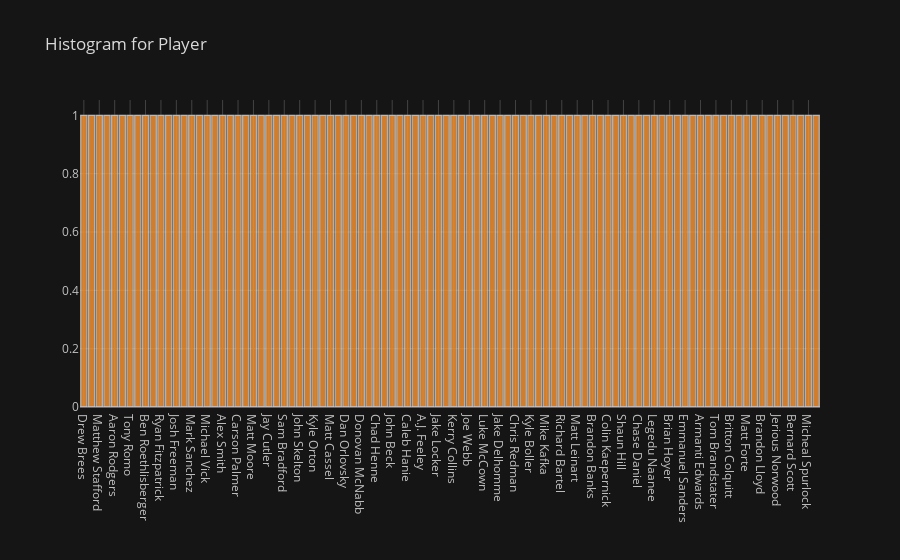
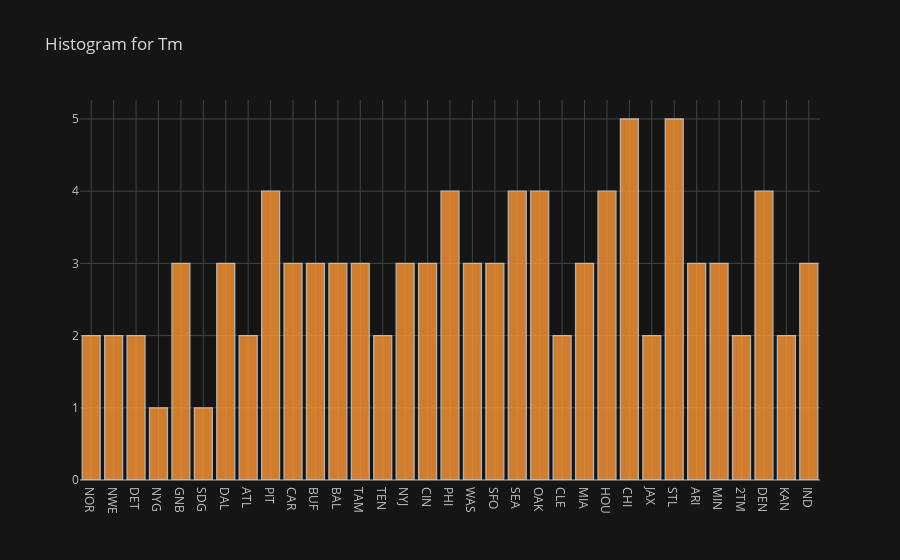

Write notebook code for charts like these, in order.
### Code cell
for variable in s1_disc:
    display(s1[variable].iplot(kind="hist", theme="solar", title=f"Histogram for {variable}"))

### Figure 1 — Plotly figure (JSON) as saved in the notebook; plotly's stock layout.template omitted (floating-point values rounded to 4 significant figures)
{"data": [{"histfunc": "count", "histnorm": "", "marker": {"color": "rgba(255, 153, 51, 1.0)", "line": {"color": "#D9D9D9", "width": 1.3}}, "name": "Player", "opacity": 0.8, "orientation": "v", "type": "histogram", "x": ["Drew Brees", "Tom Brady", "Matthew Stafford", "Eli Manning", "Aaron Rodgers", "Philip Rivers", "Tony Romo", "Matt Ryan", "Ben Roethlisberger", "Cam Newton", "Ryan Fitzpatrick", "Joe Flacco", "Josh Freeman", "Matt Hasselbeck", "Mark Sanchez", "Andy Dalton", "Michael Vick", "Rex Grossman", "Alex Smith", "Tarvaris Jackson", "Carson Palmer", "Colt McCoy", "Matt Moore", "Matt Schaub", "Jay Cutler", "Blaine Gabbert", "Sam Bradford", "Kevin Kolb", "John Skelton", "Christian Ponder", "Kyle Orton", "Tim Tebow", "Matt Cassel", "Curtis Painter", "Dan Orlovsky", "Jason Campbell", "Donovan McNabb", "T.J. Yates", "Chad Henne", "Vince Young", "John Beck", "Tyler Palko", "Caleb Hanie", "Seneca Wallace", "A.J. Feeley", "Kellen Clemens", "Jake Locker", "Matt Flynn", "Kerry Collins", "Josh McCown", "Joe Webb", "Charlie Whitehurst", "Luke McCown", "Josh Johnson", "Jake Delhomme", "Charlie Batch", "Chris Redman", "Stephen McGee", "Kyle Boller", "Bruce Gradkowski", "Mike Kafka", "Jon Kitna", "Richard Bartel", "J.P. Losman", "Matt Leinart", "Sidney Rice", "Brandon Banks", "Jeremy Kerley", "Colin Kaepernick", "Shane Lechler", "Shaun Hill", "Daniel Sepulveda", "Chase Daniel", "Mark Brunell", "Legedu Naanee", "Tyler Thigpen", "Brian Hoyer", "Tyrod Taylor", "Emmanuel Sanders", "David Akers", "Armanti Edwards", "Ray Rice", "Tom Brandstater", "Randall Cobb", "Britton Colquitt", "Eric Decker", "Matt Forte", "Chas Henry", "Brandon Lloyd", "Marshawn Lynch", "Jerious Norwood", "Adam Podlesh", "Bernard Scott", "Brad Smith", "Micheal Spurlock", "Demaryius Thomas"]}], "layout": {"barmode": "overlay", "legend": {"bgcolor": "#151516", "font": {"color": "#D9D9D9"}}, "paper_bgcolor": "#151516", "plot_bgcolor": "#151516", "title": {"font": {"color": "#D9D9D9"}, "text": "Histogram for Player"}, "xaxis": {"gridcolor": "#434343", "showgrid": true, "tickfont": {"color": "#C2C2C2"}, "title": {"font": {"color": "#D9D9D9"}, "text": ""}, "zerolinecolor": "#666570"}, "yaxis": {"gridcolor": "#434343", "showgrid": true, "tickfont": {"color": "#C2C2C2"}, "title": {"font": {"color": "#D9D9D9"}, "text": ""}, "zerolinecolor": "#666570"}}}

### Figure 2 — Plotly figure (JSON) as saved in the notebook; plotly's stock layout.template omitted (floating-point values rounded to 4 significant figures)
{"data": [{"histfunc": "count", "histnorm": "", "marker": {"color": "rgba(255, 153, 51, 1.0)", "line": {"color": "#D9D9D9", "width": 1.3}}, "name": "Tm", "opacity": 0.8, "orientation": "v", "type": "histogram", "x": ["NOR", "NWE", "DET", "NYG", "GNB", "SDG", "DAL", "ATL", "PIT", "CAR", "BUF", "BAL", "TAM", "TEN", "NYJ", "CIN", "PHI", "WAS", "SFO", "SEA", "OAK", "CLE", "MIA", "HOU", "CHI", "JAX", "STL", "ARI", "ARI", "MIN", "2TM", "DEN", "KAN", "IND", "IND", "OAK", "MIN", "HOU", "MIA", "PHI", "WAS", "KAN", "CHI", "CLE", "STL", "STL", "TEN", "GNB", "IND", "CHI", "MIN", "SEA", "JAX", "TAM", "HOU", "PIT", "ATL", "DAL", "OAK", "CIN", "PHI", "DAL", "ARI", "MIA", "HOU", "SEA", "WAS", "NYJ", "SFO", "OAK", "DET", "PIT", "NOR", "NYJ", "CAR", "BUF", "NWE", "BAL", "PIT", "SFO", "CAR", "BAL", "STL", "GNB", "DEN", "DEN", "CHI", "PHI", "2TM", "SEA", "STL", "CHI", "CIN", "BUF", "TAM", "DEN"]}], "layout": {"barmode": "overlay", "legend": {"bgcolor": "#151516", "font": {"color": "#D9D9D9"}}, "paper_bgcolor": "#151516", "plot_bgcolor": "#151516", "title": {"font": {"color": "#D9D9D9"}, "text": "Histogram for Tm"}, "xaxis": {"gridcolor": "#434343", "showgrid": true, "tickfont": {"color": "#C2C2C2"}, "title": {"font": {"color": "#D9D9D9"}, "text": ""}, "zerolinecolor": "#666570"}, "yaxis": {"gridcolor": "#434343", "showgrid": true, "tickfont": {"color": "#C2C2C2"}, "title": {"font": {"color": "#D9D9D9"}, "text": ""}, "zerolinecolor": "#666570"}}}
